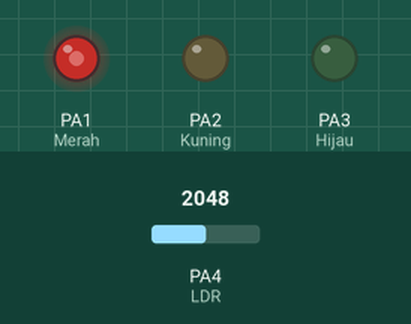
Simulated run of this sketch. Board: STM32 Blue Pill. On the bench: output pins drawn as LEDs (lit = HIGH). Inputs (shaded band) come from the test bench; at power-on: PA4 (LDR) = 2048. What the sketch prints to the serial monitor is not drawn.

Above: at 1.2 s.
1.3 s: PA4 (LDR) set to 2866
At 1.6 s:
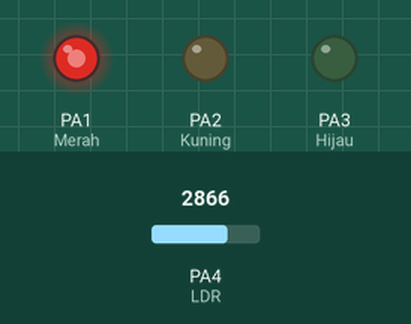
2.8 s: PA4 (LDR) set to 3603
At 3.9 s:
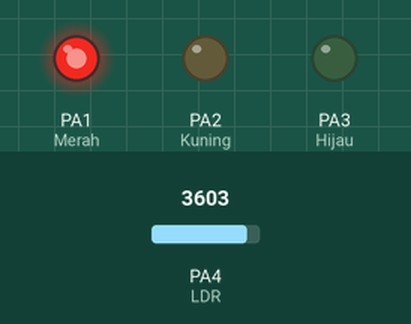
4.3 s: PA4 (LDR) set to 491
At 5.1 s:
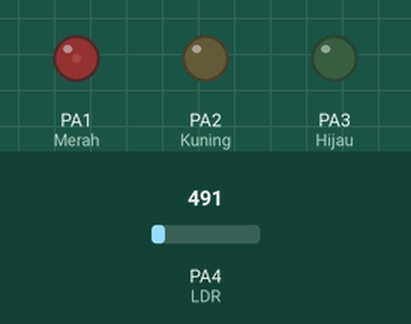
5.8 s: PA4 (LDR) set to 0
At 6.2 s:
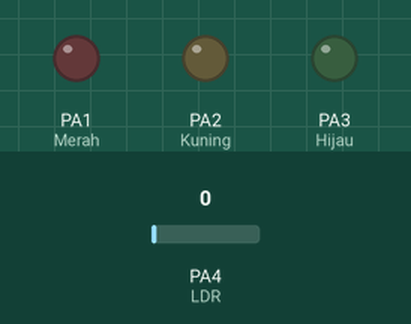
7.3 s: PA4 (LDR) set to 2047
At 8.6 s:
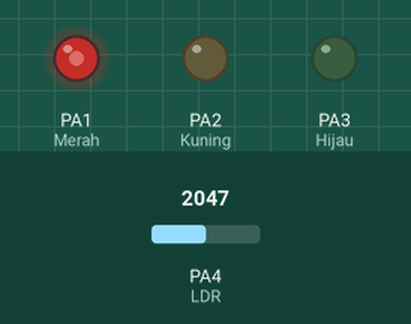
Timing chart, 0 to 9.8 s (numbered marks = the images above; inputs shaded):
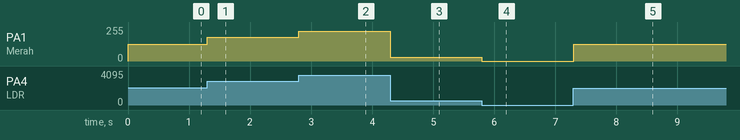

Measured:
- after the input at 1.3 s, PA1 (Merah): 127/255 → 178/255 at once
- after the input at 2.8 s, PA1 (Merah): 178/255 → 224/255 at once
- after the input at 4.3 s, PA1 (Merah): 224/255 → 30/255 at once
- after the input at 5.8 s, PA1 (Merah): 30/255 → 0/255 at once
- after the input at 7.3 s, PA1 (Merah): 0/255 → 127/255 at once

The sketch:

STM32_LDR.ino
```cpp
//INISIALISASI

int Merah=PA1;
int Kuning=PA2;
int Hijau=PA3;

int LDR=PA4;

void setup() {
  Serial.begin(9600);
  pinMode(LDR,INPUT);
  pinMode(Merah,OUTPUT);
  pinMode(Kuning,OUTPUT);
  pinMode(Hijau,OUTPUT);
}

void loop() {
  //BACA DATA
    int bacaLDR=analogRead(LDR);
        bacaLDR=map(bacaLDR,0,4095,0,255);

  //PRINT SERIAL
    Serial.print("NILAI :");
    Serial.print(bacaLDR);
    Serial.println();

 //LOGIKA
    analogWrite(Merah,bacaLDR);
}
```
